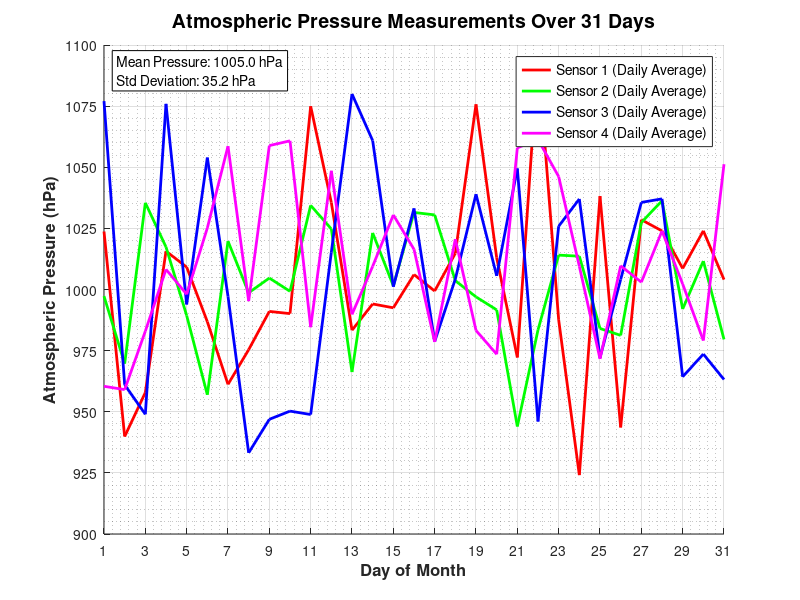

Source code (MATLAB):
% Atmospheric Pressure Analysis
% Generate and plot atmospheric pressure data for 4 sensors over 31 days
% Each sensor measured 3 times per day (morning, noon, evening)

clear; clc; close all;

% Generate atmospheric pressure data
% 4 sensors (rows) × 3 measurements per day (columns) × 31 days (depth)
atmosphericPressure = zeros(4, 3, 31);

% Fill with random values between 900 and 1100
for day = 1:31
    for measurement = 1:3
        for sensor = 1:4
            atmosphericPressure(sensor, measurement, day) = 900 + 200*rand();
        end
    end
end

% Display data dimensions
fprintf('Data matrix dimensions: %d × %d × %d\n', size(atmosphericPressure, 1), size(atmosphericPressure, 2), size(atmosphericPressure, 3));
fprintf('Total measurements: %d\n', numel(atmosphericPressure));

% Calculate daily averages for each sensor
dailyAverages = zeros(4, 31);
for day = 1:31
    for sensor = 1:4
        % Average of 3 daily measurements for each sensor
        dailyAverages(sensor, day) = mean(atmosphericPressure(sensor, :, day));
    end
end

% Create the plot
figure('Position', [100, 100, 1200, 800]);
hold on;

% Define colors for each sensor
colors = ['r', 'g', 'b', 'm'];
sensorNames = {'Sensor 1', 'Sensor 2', 'Sensor 3', 'Sensor 4'};
measurementTimes = {'Morning', 'Noon', 'Evening'};

% Plot daily averages for each sensor
for sensor = 1:4
    plot(1:31, dailyAverages(sensor, :), 'Color', colors(sensor), 'LineWidth', 2, ...
         'DisplayName', [sensorNames{sensor} ' (Daily Average)']);
end

% Add individual measurement points (optional - can be commented out for cleaner plot)
% for sensor = 1:4
%     for measurement = 1:3
%         scatter(1:31, squeeze(atmosphericPressure(sensor, measurement, :)), ...
%                 20, colors(sensor), 'filled', 'Alpha', 0.3);
%     end
% end

% Customize the plot
xlabel('Day of Month', 'FontSize', 12, 'FontWeight', 'bold');
ylabel('Atmospheric Pressure (hPa)', 'FontSize', 12, 'FontWeight', 'bold');
title('Atmospheric Pressure Measurements Over 31 Days', 'FontSize', 14, 'FontWeight', 'bold');
legend('Location', 'best', 'FontSize', 10);
grid on;
grid minor;

% Set axis limits and ticks
xlim([1, 31]);
ylim([900, 1100]);
xticks(1:2:31);
yticks(900:25:1100);

% Add some statistics to the plot
meanPressure = mean(dailyAverages(:));
stdPressure = std(dailyAverages(:));
text(0.02, 0.98, sprintf('Mean Pressure: %.1f hPa\nStd Deviation: %.1f hPa', meanPressure, stdPressure), ...
     'Units', 'normalized', 'VerticalAlignment', 'top', 'FontSize', 10, ...
     'BackgroundColor', 'white', 'EdgeColor', 'black');

% Display summary statistics
fprintf('\nSummary Statistics:\n');
fprintf('Overall mean pressure: %.2f hPa\n', mean(atmosphericPressure(:)));
fprintf('Overall std deviation: %.2f hPa\n', std(atmosphericPressure(:)));
fprintf('Min pressure: %.2f hPa\n', min(atmosphericPressure(:)));
fprintf('Max pressure: %.2f hPa\n', max(atmosphericPressure(:)));

% Display sensor-specific statistics
fprintf('\nSensor-specific daily averages:\n');
for sensor = 1:4
    fprintf('%s: Mean = %.2f hPa, Std = %.2f hPa\n', sensorNames{sensor}, ...
            mean(dailyAverages(sensor, :)), std(dailyAverages(sensor, :)));
end

% Save the plot
saveas(gcf, 'atmospheric_pressure_plot.png');
fprintf('\nPlot saved as atmospheric_pressure_plot.png\n');
